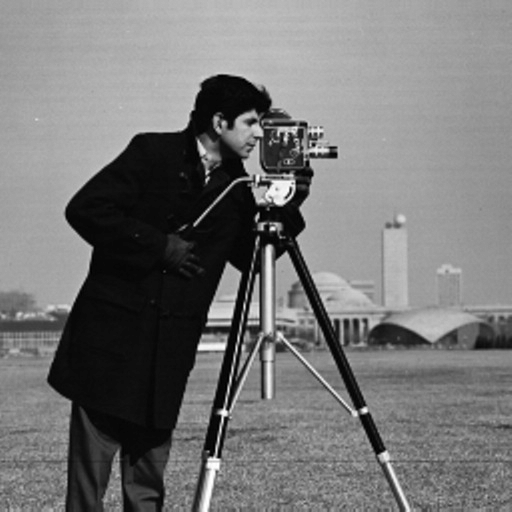
#> input picture semester-3/Assignment-3/Experiment-3/CameraMan.png, 512 x 512 px
$ python main-old.py
#> lines starting #> are read from the running program, lines starting #| are printed output that depends on the picture; after the words box and inside, x2 and y2 are one past the last pixel; in counts of white or black regions, pixels touching at a corner belong together
#####################################
#                                   #
#  @author      : 00xWolf           #
#    GitHub    : @mmsaeed509       #
#    Developer : Mahmoud Mohamed   #
#  﫥  Copyright : Mahmoud Mohamed   #
#                                   #
#####################################

import cv2
import numpy as np
import matplotlib.pyplot as plt
import skimage
import skimage.filters as filters
import scipy
import COLORS

# read the Image #
img = cv2.imread('CameraMan.png')
#> img is the input picture: shape (512, 512, 3); min 0, max 255, mean 118

# convert the Image to gray level #
img_gray = cv2.cvtColor(img, cv2.COLOR_BGR2GRAY)

# Add Salt And Pepper Noise #
Salt_noise = skimage.util.random_noise(img_gray, mode='salt')
SaltAndPepperNoise = skimage.util.random_noise(Salt_noise, mode='pepper')

# Apply arithmetic mean filter #
mean = cv2.blur(SaltAndPepperNoise, (3, 3))

# Apply median filter #
median = filters.median(SaltAndPepperNoise)

# Apply max filter #
maximum_filter = scipy.ndimage.maximum_filter(SaltAndPepperNoise, 3)
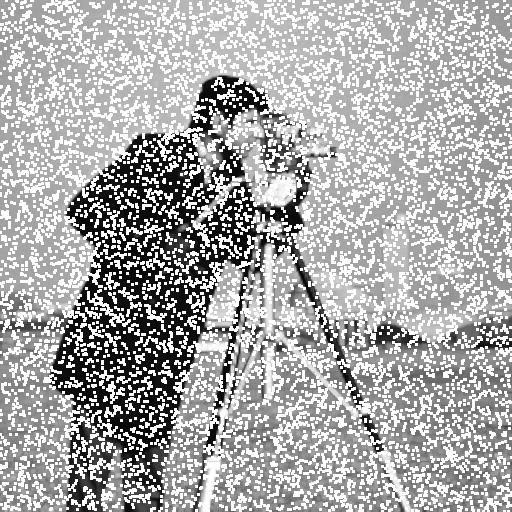
#> maximum_filter: shape (512, 512) float64; min 0.0235, max 1, mean 0.674

# Apply min filter #
minimum_filter = scipy.ndimage.minimum_filter(SaltAndPepperNoise, 3)
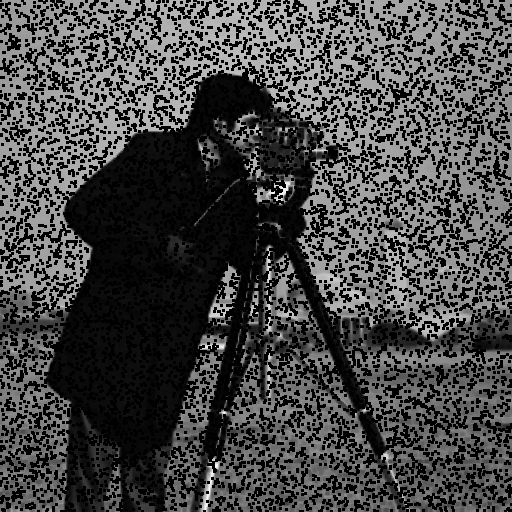
#> minimum_filter: shape (512, 512) float64; min 0, max 0.976, mean 0.272

# Writing the new Images #
cv2.imwrite("output-img/SaltAndPepperNoise.png", SaltAndPepperNoise)
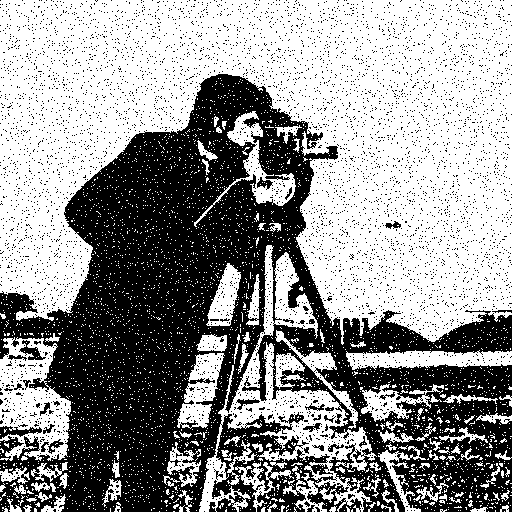
#> saved as SaltAndPepperNoise.png: shape (512, 512); values 0 (black) and 1 (white), 58.1% white; 5607 black regions (5574 under 20 px), largest, box (x1, y1, x2, y2) and area: (0, 74, 512, 512) 100643, (0, 426, 42, 439) 255, (19, 340, 46, 360) 201
cv2.imwrite("output-img/mean.png", mean)
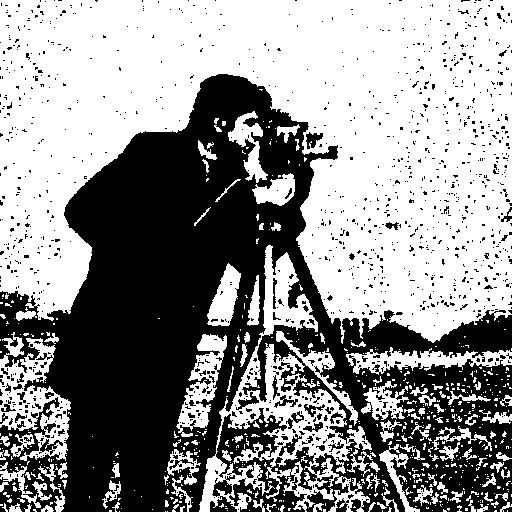
#> saved as mean.png: shape (512, 512); values 0 (black) and 1 (white), 57% white; 1229 black regions (1177 under 20 px), largest, box (x1, y1, x2, y2) and area: (0, 74, 512, 512) 105193, (306, 132, 323, 149) 163, (279, 434, 302, 456) 161
cv2.imwrite("output-img/median.png", median)
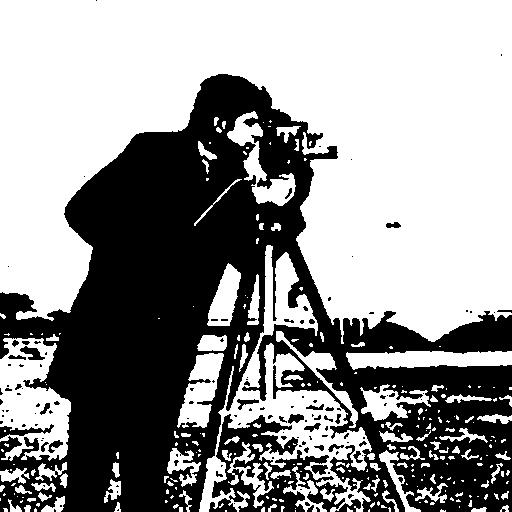
#> saved as median.png: shape (512, 512); values 0 (black) and 1 (white), 58.8% white; 130 black regions (96 under 20 px), largest, box (x1, y1, x2, y2) and area: (0, 74, 512, 512) 99638, (209, 414, 348, 512) 5706, (0, 424, 54, 439) 306
cv2.imwrite("output-img/maximum_filter.png", maximum_filter)
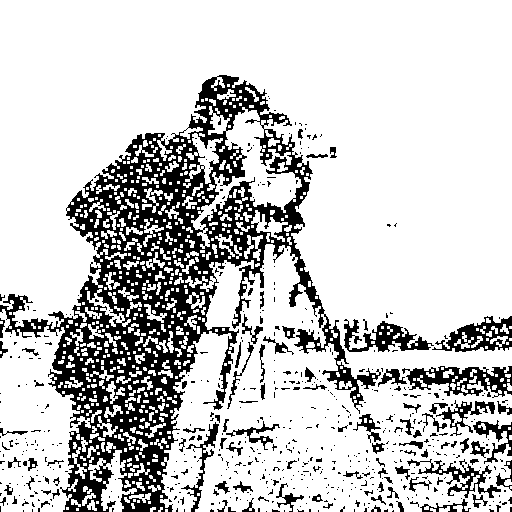
#> saved as maximum_filter.png: shape (512, 512); values 0 (black) and 1 (white), 79.1% white; 583 black regions (489 under 20 px), largest, box (x1, y1, x2, y2) and area: (0, 75, 381, 512) 40556, (402, 366, 512, 398) 1641, (432, 316, 512, 352) 1243
cv2.imwrite("output-img/minimum_filter.png", minimum_filter)
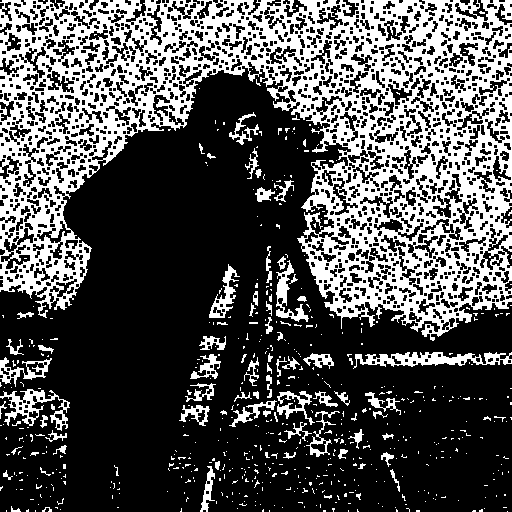
#> saved as minimum_filter.png: shape (512, 512); values 0 (black) and 1 (white), 32.3% white; 592 white regions (517 under 20 px), largest, box (x1, y1, x2, y2) and area: (0, 0, 512, 341) 72509, (353, 352, 512, 369) 1286, (0, 389, 70, 431) 970

# Plotting the images #
plt.subplot(1, 5, 1), plt.imshow(SaltAndPepperNoise, cmap='gray')
plt.title('Salt & Pepper'), plt.xticks([]), plt.yticks([])

plt.subplot(1, 5, 2), plt.imshow(mean, cmap='gray')
plt.title('mean'), plt.xticks([]), plt.yticks([])

plt.subplot(1, 5, 3), plt.imshow(median, cmap='gray')
plt.title('median'), plt.xticks([]), plt.yticks([])

plt.subplot(1, 5, 3), plt.imshow(maximum_filter, cmap='gray')
plt.title('Max Filter'), plt.xticks([]), plt.yticks([])

plt.subplot(1, 5, 3), plt.imshow(minimum_filter, cmap='gray')
plt.title('Min Filter'), plt.xticks([]), plt.yticks([])

plt.show()
